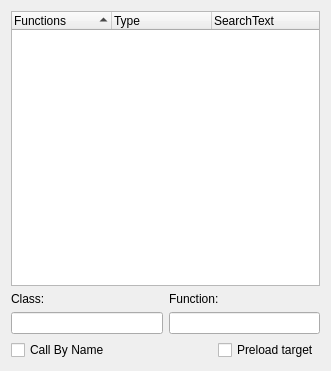
<?xml version="1.0" encoding="UTF-8"?>
<ui version="4.0">
 <class>FunctionCall_Dlg</class>
 <widget class="QWidget" name="FunctionCall_Dlg">
  <property name="geometry">
   <rect>
    <x>0</x>
    <y>0</y>
    <width>331</width>
    <height>371</height>
   </rect>
  </property>
  <property name="windowTitle">
   <string>Form</string>
  </property>
  <layout class="QGridLayout" name="gridLayout">
   <item row="0" column="0">
    <widget class="QTreeWidget" name="treeWidget">
     <property name="sortingEnabled">
      <bool>true</bool>
     </property>
     <column>
      <property name="text">
       <string>Functions</string>
      </property>
     </column>
     <column>
      <property name="text">
       <string>Type</string>
      </property>
     </column>
     <column>
      <property name="text">
       <string>SearchText</string>
      </property>
     </column>
    </widget>
   </item>
   <item row="1" column="0">
    <layout class="QHBoxLayout" name="horizontalLayout">
     <item>
      <layout class="QVBoxLayout" name="verticalLayout">
       <item>
        <widget class="QLabel" name="label">
         <property name="text">
          <string>Class:</string>
         </property>
        </widget>
       </item>
       <item>
        <widget class="QLineEdit" name="lineEdit_1"/>
       </item>
      </layout>
     </item>
     <item>
      <layout class="QVBoxLayout" name="verticalLayout_2">
       <item>
        <widget class="QLabel" name="label_2">
         <property name="text">
          <string>Function:</string>
         </property>
        </widget>
       </item>
       <item>
        <widget class="QLineEdit" name="lineEdit_2"/>
       </item>
      </layout>
     </item>
    </layout>
   </item>
   <item row="2" column="0">
    <layout class="QHBoxLayout" name="horizontalLayout_2">
     <item>
      <widget class="QCheckBox" name="checkBox">
       <property name="text">
        <string>Call By Name</string>
       </property>
      </widget>
     </item>
     <item>
      <spacer name="horizontalSpacer">
       <property name="orientation">
        <enum>Qt::Horizontal</enum>
       </property>
       <property name="sizeHint" stdset="0">
        <size>
         <width>40</width>
         <height>20</height>
        </size>
       </property>
      </spacer>
     </item>
     <item>
      <widget class="QCheckBox" name="checkBox_preload">
       <property name="text">
        <string>Preload target</string>
       </property>
      </widget>
     </item>
    </layout>
   </item>
  </layout>
 </widget>
 <resources/>
 <connections>
  <connection>
   <sender>lineEdit_1</sender>
   <signal>textEdited(QString)</signal>
   <receiver>FunctionCall_Dlg</receiver>
   <slot>funcTextChanged()</slot>
   <hints>
    <hint type="sourcelabel">
     <x>96</x>
     <y>340</y>
    </hint>
    <hint type="destinationlabel">
     <x>186</x>
     <y>180</y>
    </hint>
   </hints>
  </connection>
  <connection>
   <sender>lineEdit_2</sender>
   <signal>textEdited(QString)</signal>
   <receiver>FunctionCall_Dlg</receiver>
   <slot>funcTextChanged()</slot>
   <hints>
    <hint type="sourcelabel">
     <x>276</x>
     <y>340</y>
    </hint>
    <hint type="destinationlabel">
     <x>186</x>
     <y>180</y>
    </hint>
   </hints>
  </connection>
  <connection>
   <sender>treeWidget</sender>
   <signal>itemClicked(QTreeWidgetItem*,int)</signal>
   <receiver>FunctionCall_Dlg</receiver>
   <slot>funcTreeItemChanged()</slot>
   <hints>
    <hint type="sourcelabel">
     <x>186</x>
     <y>156</y>
    </hint>
    <hint type="destinationlabel">
     <x>186</x>
     <y>180</y>
    </hint>
   </hints>
  </connection>
 </connections>
 <slots>
  <slot>funcTextChanged()</slot>
  <slot>funcTreeItemChanged()</slot>
 </slots>
</ui>
